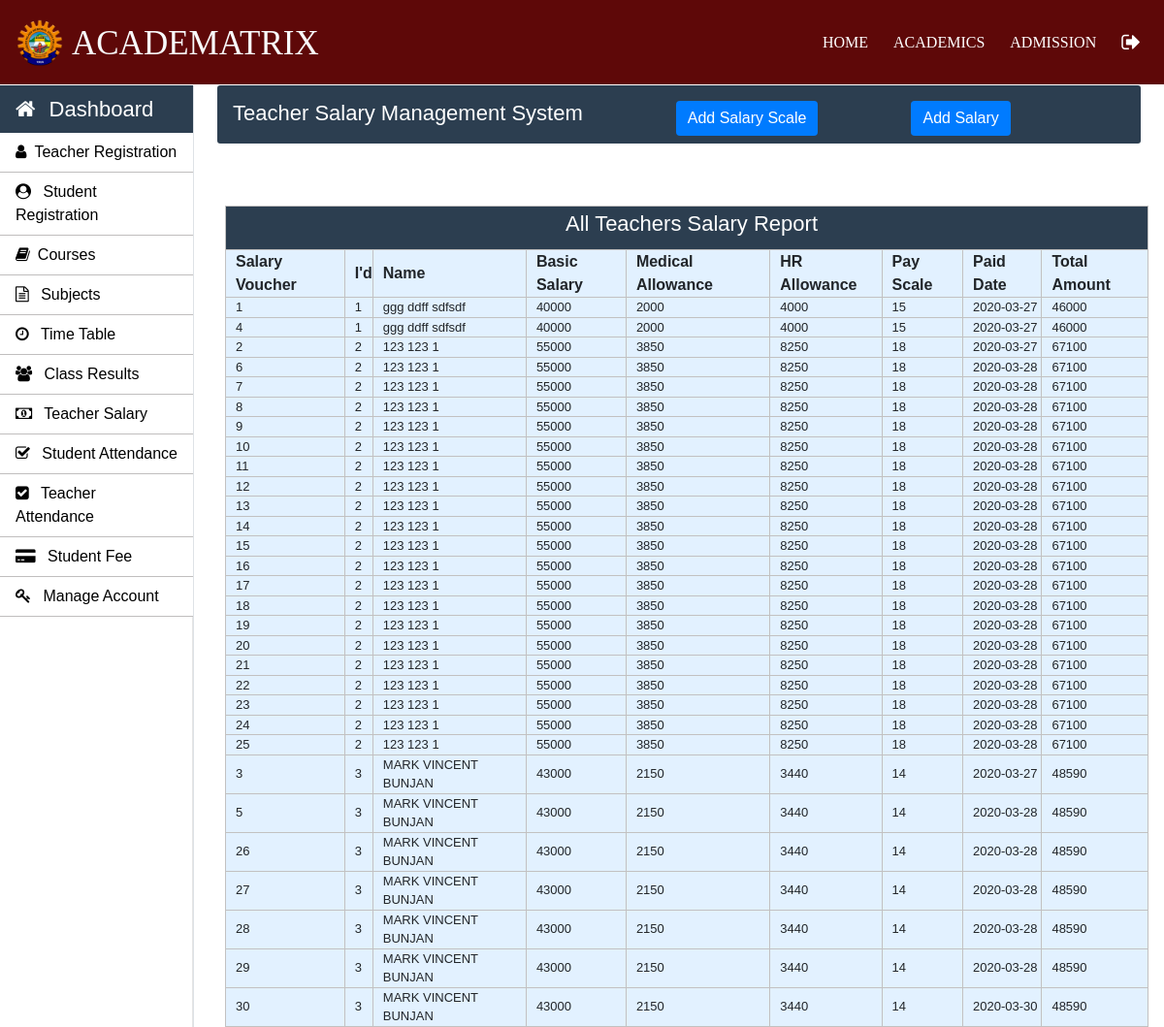
Screenshot of /Admin/teacher-salary.php (signed in) with the database file from the repository.
### tables this page shows
CREATE TABLE `teacher_salary_allowances` (
  `teacher_id` int(11) NOT NULL,
  `basic_salary` int(11) NOT NULL,
  `medical_allowance` int(11) NOT NULL,
  `hr_allowance` int(11) NOT NULL,
  `scale` int(11) NOT NULL
);

CREATE TABLE `teacher_salary_report` (
  `salary_id` int(11) NOT NULL,
  `teacher_id` int(11) NOT NULL,
  `total_amount` int(11) NOT NULL,
  `status` varchar(11) NOT NULL,
  `paid_date` timestamp NOT NULL DEFAULT current_timestamp() ON UPDATE current_timestamp()
);

CREATE TABLE `teacher_info` (
  `teacher_id` int(11) NOT NULL,
  `first_name` varchar(30) NOT NULL,
  `middle_name` varchar(30) NOT NULL,
  `last_name` varchar(30) NOT NULL,
  `father_name` varchar(50) NOT NULL,
  `email` varchar(30) NOT NULL,
  `phone_no` varchar(11) NOT NULL,
  `profile_image` blob NOT NULL,
  `teacher_status` varchar(10) NOT NULL,
  `application_status` varchar(10) NOT NULL,
  `nat_id` int(15) NOT NULL,
  `dob` varchar(15) NOT NULL,
  `other_phone` int(11) NOT NULL,
  `gender` varchar(10) NOT NULL,
  `permanent_address` varchar(100) NOT NULL,
  `current_address` varchar(100) NOT NULL,
  `place_of_birth` varchar(50) NOT NULL,
  `school_graduated` varchar(55) NOT NULL,
  `graduated_date` varchar(55) NOT NULL,
  `graduation_certificate` varchar(55) NOT NULL,
  `internship` varchar(55) NOT NULL,
  `internship_date` varchar(55) NOT NULL,
  `completion_certificate` varchar(55) NOT NULL,
  `work_experience` varchar(55) NOT NULL,
  `ending_date` varchar(55) NOT NULL,
  `certificate_of_employment` varchar(100) NOT NULL,
  `work_exp` varchar(55) NOT NULL,
  `end_date` varchar(100) NOT NULL,
  `cert_of_emp` varchar(101) NOT NULL,
  `last_qualification` varchar(55) NOT NULL,
  `state` varchar(20) NOT NULL,
  `hire_date` varchar(10) NOT NULL
);

### Admin/teacher-salary.php (the view, shortened to what this page needs)
<?php
		require_once "../connection/connection.php";
	?>
<!doctype html>
<html lang="en">
	<head>
	</head>
	<body>
		<?php include('../common/common-header.php') ?>
		<?php include('../common/admin-sidebar.php') ?>
		<main role="main" class="col-xl-10 col-lg-9 col-md-8 ml-sm-auto px-md-4 w-100">
			<div class="sub-main">
				<div class="text-center d-flex flex-wrap flex-md-nowrap pt-3 pb-2 mb-3 text-white admin-dashboard pl-3">
					<div class="d-flex">
						<h4 class="mr-5">Teacher Salary Management System </h4>
						<button type="button" class="btn btn-primary ml-5 mr-5" data-toggle="modal" data-target=".bd-example-modal-lg">Add Salary Scale</button>
						<button type="button" class="btn btn-primary ml-5" data-toggle="modal" data-target=".add_salary">Add Salary</button>
					</div>
				</div>
				<div class="row">
					<div class="col-md-12 ml-2">
						<section class=" mt-3">
							<div class="row">
								<div class="col-md-8"></div>
								<div class="col-md-3 ml-5 ">
									<div class="col-md-12 pt-3 ml-5">
									</div>
								</div>
							</div>
							<div class="row">
								<div class="col-md-8"></div>
								<div class="col-md-3 ml-5 ">
									<div class="col-md-12 pt-3 ml-5">
									</div>
								</div>
							</div>
							<div class="row">
								<div class="col-md-12">
									<table class="w-100 table-elements table-three-tr" cellpadding="3">
										<tr class="table-tr-head table-three text-white">
											<td colspan="9" class=" text-center text-white"><h4>All Teachers Salary Report</h4></td>
										</tr>
										<tr class="table-tr-head">
											<th>Salary Voucher</th>
											<th>I'd</th>
											<th>Name</th>
											<th>Basic Salary</th>
											<th>Medical Allowance</th>
											<th>HR Allowance</th>
											<th>Pay Scale</th>
											<th>Paid Date</th>
											<th>Total Amount</th>
										</tr>
										<?php
											$query="select tsr.teacher_id,ti.first_name,middle_name,last_name,salary_id,basic_salary,medical_allowance,hr_allowance,scale,Date(paid_date) as paid_date,total_amount from teacher_salary_allowances tsa inner join teacher_salary_report tsr on tsa.teacher_id=tsr.teacher_id inner join teacher_info ti on ti.teacher_id=tsr.teacher_id";
											$run=mysqli_query($con,$query);
											while ($row=mysqli_fetch_array($run)) { ?>
												<tr>
													<td><?php echo $row['salary_id'] ?></td>
													<td><?php echo $row['teacher_id'] ?></td>
													<td><?php echo $row["first_name"]." ".$row["middle_name"]." ".$row["last_name"] ?></td>
													<td><?php echo $row['basic_salary'] ?></td>
													<td><?php echo ($row['basic_salary']*$row['medical_allowance']/100) ?></td>
													<td><?php echo ($row['basic_salary']*$row['hr_allowance']/100) ?></td>
													<td><?php echo $row['scale'] ?></td>
													<td><?php echo $row['paid_date'] ?></td>
													<td><?php echo $row['total_amount'] ?></td>
												</tr>
											<?php
											}
										?>
									</table>
								</div>
							</div>
						</section>
					</div>
				</div>
			</div>
		</main>
	</body>
</html>

### Css/style.css (style rules this page uses)
h4 { font-size: 22px; }
.btn-primary { background-color: #007bff; color: #fff; font-size: 1rem; border: none; transition: 0.3s; }
* { box-sizing: border-box; margin: 0; padding: 0; }
html { scroll-behavior: smooth; }
body { font-family: 'Noto Sans HK', sans-serif; background: #fff; }
.admin-dashboard { margin-top: 1px !important; background: #2c3e50 !important; border-radius: 3px; }
.table-elements tr, td, th { font-size: 13px; border: 1px solid rgb(194, 193, 193); padding-left: 10px !important; }
.table-three { background: #2c3e50 !important; }
.table-three-tr tr { background: #e2f1ff; }
.table-tr-head { height: 45px !important; padding: 10px !important; margin-top: 5px !important; }
.table-font-for-transcript td, th { font-size: 16px !important; }

### rows the page displays
teacher_salary_allowances: teacher_salary_report.salary_id "1", teacher_salary_report.teacher_id "1", teacher_id.first_name "ggg", teacher_id.middle_name "ddff", teacher_id.last_name "sdfsdf", basic_salary "40000", $row['basic_salary']*$row['medical_allowance']/100 "2000", $row['basic_salary']*$row['hr_allowance']/100 "4000", scale "15", paid_date "2020-03-27", teacher_salary_report.total_amount "46000", teacher_salary_report.salary_id "4"
teacher_salary_allowances: teacher_salary_report.salary_id "2", teacher_salary_report.teacher_id "2", teacher_id.first_name "123", teacher_id.middle_name "123", teacher_id.last_name "1", basic_salary "55000", $row['basic_salary']*$row['medical_allowance']/100 "3850", $row['basic_salary']*$row['hr_allowance']/100 "8250", scale "18", paid_date "2020-03-27", teacher_salary_report.total_amount "67100", teacher_salary_report.salary_id "6", paid_date "2020-03-28", teacher_salary_report.salary_id "7", teacher_salary_report.salary_id "8", teacher_salary_report.salary_id "9", teacher_salary_report.salary_id "10", teacher_salary_report.salary_id "11", teacher_salary_report.salary_id "12", teacher_salary_report.salary_id "13", teacher_salary_report.salary_id "14", teacher_salary_report.salary_id "15", teacher_salary_report.salary_id "16", teacher_salary_report.salary_id "17", teacher_salary_report.salary_id "18", teacher_salary_report.salary_id "19", teacher_salary_report.salary_id "20", teacher_salary_report.salary_id "21", teacher_salary_report.salary_id "22", teacher_salary_report.salary_id "23", teacher_salary_report.salary_id "24", teacher_salary_report.salary_id "25"
teacher_salary_allowances: teacher_salary_report.salary_id "3", teacher_salary_report.teacher_id "3", teacher_id.first_name "MARK", teacher_id.middle_name "VINCENT", teacher_id.last_name "BUNJAN", basic_salary "43000", $row['basic_salary']*$row['medical_allowance']/100 "2150", $row['basic_salary']*$row['hr_allowance']/100 "3440", scale "14", paid_date "2020-03-27", teacher_salary_report.total_amount "48590", teacher_salary_report.salary_id "5", paid_date "2020-03-28", teacher_salary_report.salary_id "26", teacher_salary_report.salary_id "27", teacher_salary_report.salary_id "28", teacher_salary_report.salary_id "29", teacher_salary_report.salary_id "30", paid_date "2020-03-30"
